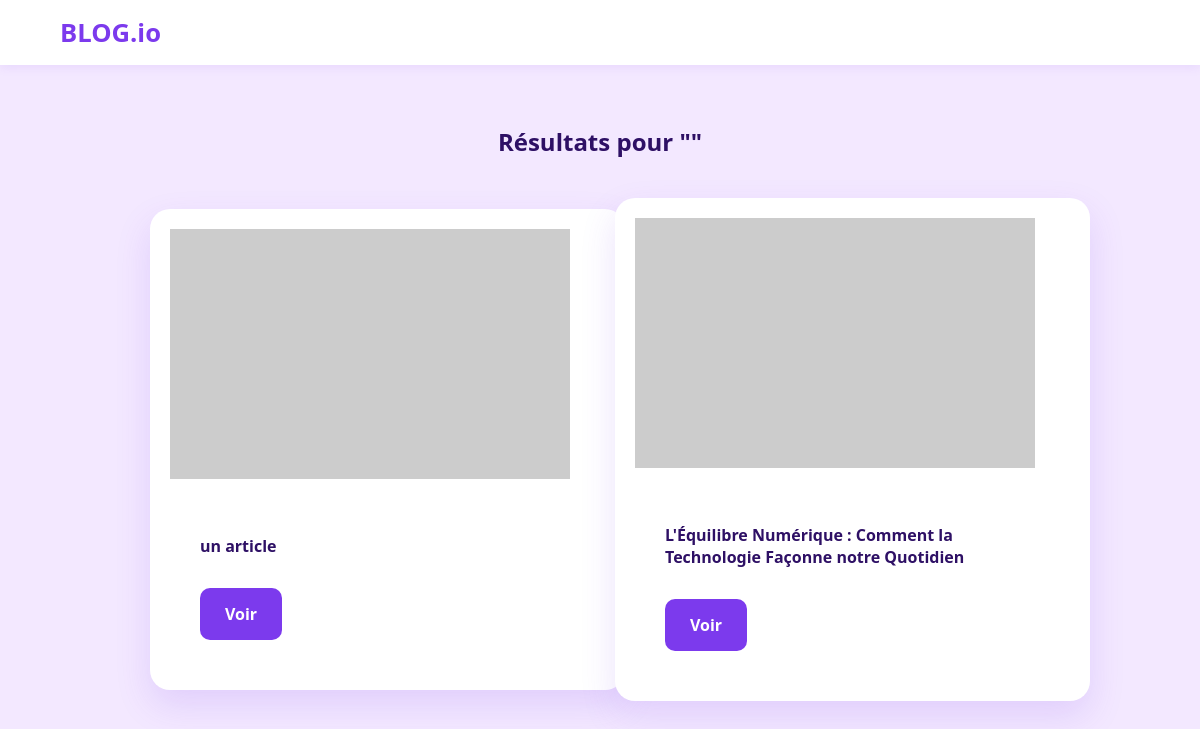
Page /recherche.php on the committed database.
### tables this page shows
CREATE TABLE `articles` (
  `id_article` int(11) NOT NULL,
  `id_user` int(11) DEFAULT NULL,
  `titre` varchar(255) NOT NULL,
  `contenu` text NOT NULL,
  `date_publication` datetime DEFAULT current_timestamp()
);

### recherche.php (the view, shortened to what this page needs)
<?php
require 'config.php';
$q = isset($_GET['q']) ? $_GET['q'] : '';
$stmt = $pdo->prepare("SELECT articles.*, utilisateurs.nom FROM articles JOIN utilisateurs ON articles.id_user = utilisateurs.id_user WHERE titre LIKE ?");
$stmt->execute(["%$q%"]);
$articles = $stmt->fetchAll();
?>
<!DOCTYPE html>
<html lang="fr">
<head>
    <link rel="stylesheet" href="style.css">
</head>
<body>
    <header><a href="index.php" class="logo">BLOG.io</a></header>
    <div class="container">
        <h2>Résultats pour "<?= htmlspecialchars($q) ?>"</h2>
        <div class="grid-articles" style="margin-top:20px;">
            <?php foreach($articles as $a): ?>
                <div class="card">
                    <img src="https://picsum.photos/seed/<?= $a['id_article'] ?>/400/250" class="card-img">
                    <div class="card-body">
                        <h4><?= htmlspecialchars($a['titre']) ?></h4>
                        <a href="article.php?id=<?= $a['id_article'] ?>" class="btn" style="margin-top:10px;">Voir</a>
                    </div>
                </div>
            <?php endforeach; ?>
        </div>
    </div>
</body>
</html>

### style.css (style rules this page uses)
:root { --primary: #7c3aed; --bg-color: #f3e8ff; --dark: #2e1065; }
body { background-color: var(--bg-color); font-family: 'Segoe UI', Tahoma, Geneva, Verdana, sans-serif; color: var(--dark); margin: 0; padding: 0; min-height: 100vh; }
header { background: white; padding: 15px 5%; display: flex; justify-content: space-between; align-items: center; box-shadow: 0 2px 10px rgba(124, 58, 237, 0.1); }
.container { width: 95%; max-width: 900px; margin: 40px auto; display: flex; flex-direction: column; align-items: center; justify-content: center; }
.card { background: white; width: 100%; max-width: 550px; border-radius: 20px; padding: 20px; box-shadow: 0 15px 35px rgba(124, 58, 237, 0.15); margin: auto; }
.grid-articles { display: grid; grid-template-columns: repeat(auto-fill, minmax(350px, 1fr)); gap: 30px; width: 100%; }
.card-body { padding: 30px; }
.btn { background: var(--primary); color: white; padding: 15px 25px; border: none; border-radius: 10px; text-decoration: none; display: inline-block; cursor: pointer; font-weight: 600; transition: background 0.3s; }
.logo { font-size: 1.6rem; font-weight: bold; color: var(--primary); text-decoration: none; }

### rows in the picture
articles: titre "un article"
articles: titre "L'Équilibre Numérique : Comment la Technologie Façonne notre Quotidien"
